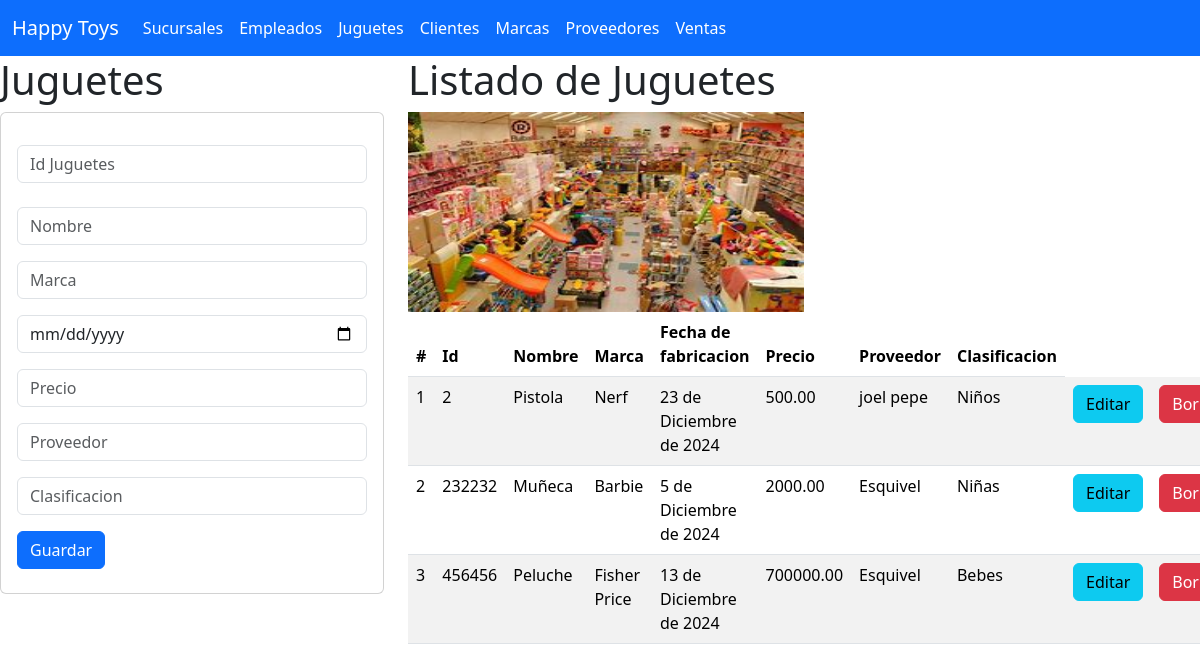
The page /juguetes on the database as committed earlier.
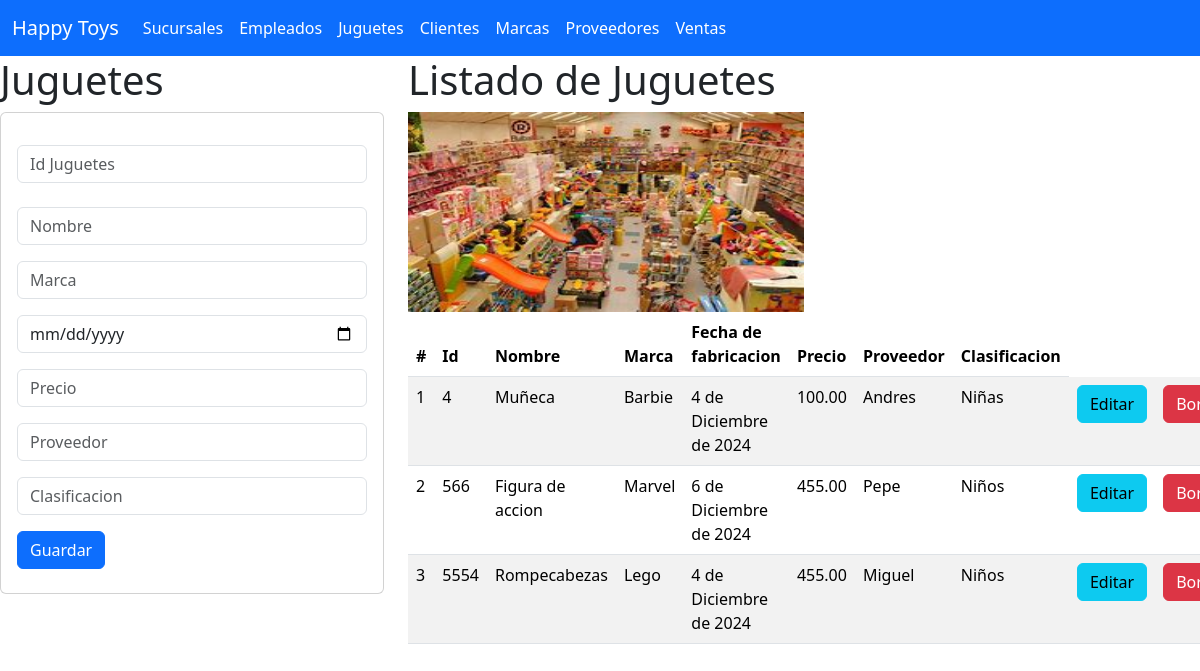
The same page on the database as committed later.
### juguetes_app/models.py (models this page shows, shortened)
class Juguetes(models.Model):
    id = models.CharField(primary_key=True, max_length=5)
    nombre = models.CharField(max_length=40)
    fecha_fabricacion = models.DateField()
    marca = models.CharField(max_length=20)
    precio = models.DecimalField(max_digits=10, decimal_places=2)
    proveedor = models.CharField(max_length=20)
    clasificacion = models.CharField(max_length=20)

### juguetes_app/views.py (the view)
# urls.py: path('juguetes', views.inicio_vistaJuguetes, name='juguetes'),
def inicio_vistaJuguetes (request):
    juguetes = Juguetes.objects.all()
    return render(request, 'gestionarJuguetes.html', {'misJuguetes' : juguetes})

### juguetes_app/templates/gestionarJuguetes.html (shortened to what this page needs)
{% extends "base.html" %}
{% load static %}
{% block cuerpo %}
<div class="row">
  <div class="col-sm-12 col-md-4 col-lg-4 col-xl-4">
    <h1>Juguetes</h1>
    <div class="card">
      <div class="card-body">
        <form action="/registrarJuguetes/" method="POST">
          <div class="from-group py-3">
            <input type="text"  id="txtid"  name="txtid" class="form-control"  placeholder="Id Juguetes" minlength="1"  maxlength="6"  required/>
          </div>
          <div class="from-group py-2">
            <input type="text"  id="txtnombre"  name="txtnombre" class="form-control"  placeholder="Nombre" minlength="1"  maxlength="40"  required/>
          </div>
          <div class="from-group py-2">
            <input type="text"  id="txtmarca"  name="txtmarca" class="form-control"  placeholder="Marca" minlength="1"  maxlength="40"  required/>
          </div>
          <div class="from-group py-2">
            <input type="date"  id="txtfecha_fabricacion"  name="txtfecha_fabricacion" class="form-control"  placeholder="Fecha de fabricacion"  required/>
          </div>
          <div class="from-group py-2">
            <input type="number"  id="numbprecio"  name="numbprecio" class="form-control"  placeholder="Precio"  required/>
          </div>
          <div class="from-group py-2">
            <input type="text"  id="txtproveedor"  name="txtproveedor" class="form-control"  placeholder="Proveedor" minlength="1"  maxlength="50"  required/>
          </div>
          <div class="from-group py-2">
            <input type="text"  id="txtclasificacion"  name="txtclasificacion" class="form-control"  placeholder="Clasificacion" minlength="1"  maxlength="50"  required/>
          </div>
          <div class="from-group py-2">
            <button type="submit" class="btn btn-primary">Guardar</button>
          </div>
        </form>
      </div>
    </div>
  </div>
  <div class="col-sm-12 col-md-8 col-lg-8 col-xl-8">
    <h1>Listado de Juguetes</h1>
    <img class="w-50" src="{% static 'img/jugueteria.jpg' %}" alt="Trulli" width="200" height="200">
    <div class="table-responsive">
      <table class="table table-striped">
        <thead>
          <tr>
            <th scope="col">#</th>
            <th scope="col">Id</th>
            <th scope="col">Nombre</th>
            <th scope="col">Marca</th>
            <th scope="col">Fecha de fabricacion</th>
            <th scope="col">Precio</th>
            <th scope="col">Proveedor</th>
            <th scope="col">Clasificacion</th>
          </tr>
        </thead>
        <tbody>
          {% for m in misJuguetes %}
          <tr>
            <td>{{forloop.counter}}</td>
            <td>{{m.id}}</td>
            <td>{{m.nombre}}</td>
            <td>{{m.marca}}</td>
            <td>{{m.fecha_fabricacion}}</td>
            <td>{{m.precio}}</td>
            <td>{{m.proveedor}}</td>
            <td>{{m.clasificacion}}</td>
            <td>
              <a href="seleccionarJuguetes/{{m.id}}" class="btn btn-info"
                >Editar</a
              >
            </td>
            <td>
              <a href="borrarJuguetes/{{m.id}}" class="btn btn-danger"
                >Borrar</a
              >
            </td>
          </tr>
          {% endfor %}
        </tbody>
      </table>
    </div>
  </div>
</div>
{% endblock %}

### templates/base.html (shortened to what this page needs)
<!DOCTYPE html>
<html lang="en">
<head>
  <link href="https://cdn.jsdelivr.net/npm/bootstrap@5.3.3/dist/css/bootstrap.min.css" rel="stylesheet"
 />
</head>
<body>
  <nav class="navbar navbar-expand-lg bg-primary" data-bs-theme="dark">
    <div class="container-fluid">
      <a class="navbar-brand" href="{% url 'inicio' %}">Happy Toys</a>
      <div class="collapse navbar-collapse" id="navbarNav">
        <ul class="navbar-nav">
          <li class="nav-item">
            <a class="nav-link active" aria-current="page" href="{% url 'sucursales' %}">Sucursales</a>
          </li>
          <li class="nav-item">
            <a class="nav-link active" aria-current="page" href="{% url 'empleados' %}">Empleados</a>
          </li>
          <li class="nav-item">
            <a class="nav-link active" aria-current="page" href="{% url 'juguetes' %}">Juguetes</a>
          </li>
          <li class="nav-item">
            <a class="nav-link active" aria-current="page" href="{% url 'clientes' %}">Clientes</a>
          </li>
          <li class="nav-item">
            <a class="nav-link active" aria-current="page" href="{% url 'marcas' %}">Marcas</a>
          </li>
          <li class="nav-item">
            <a class="nav-link active" aria-current="page" href="{% url 'proveedores' %}">Proveedores</a>
          </li>
          <li class="nav-item">
            <a class="nav-link active" aria-current="page" href="{% url 'ventas' %}">Ventas</a>
          </li>
        </ul>
      </div>
    </div>
  </nav>
  {% block cuerpo %} {% endblock %}
</body>
</html>

Rows that differ between the two databases and show on the page:
removed Juguetes: id "2", nombre "Pistola", marca "Nerf", fecha_fabricacion "23 de Diciembre de 2024", precio "500.00", proveedor "joel pepe", clasificacion "Niños"
removed Juguetes: id "232232", nombre "Muñeca", marca "Barbie", fecha_fabricacion "5 de Diciembre de 2024", precio "2000.00", proveedor "Esquivel", clasificacion "Niñas"
removed Juguetes: id "456456", nombre "Peluche", marca "Fisher Price", fecha_fabricacion "13 de Diciembre de 2024", precio "700000.00", proveedor "Esquivel", clasificacion "Bebes"
added Juguetes: id "4", nombre "Muñeca", marca "Barbie", fecha_fabricacion "4 de Diciembre de 2024", precio "100.00", proveedor "Andres", clasificacion "Niñas"
added Juguetes: id "566", nombre "Figura de accion", marca "Marvel", fecha_fabricacion "6 de Diciembre de 2024", precio "455.00", proveedor "Pepe", clasificacion "Niños"
added Juguetes: id "5554", nombre "Rompecabezas", marca "Lego", fecha_fabricacion "4 de Diciembre de 2024", precio "455.00", proveedor "Miguel", clasificacion "Niños"
